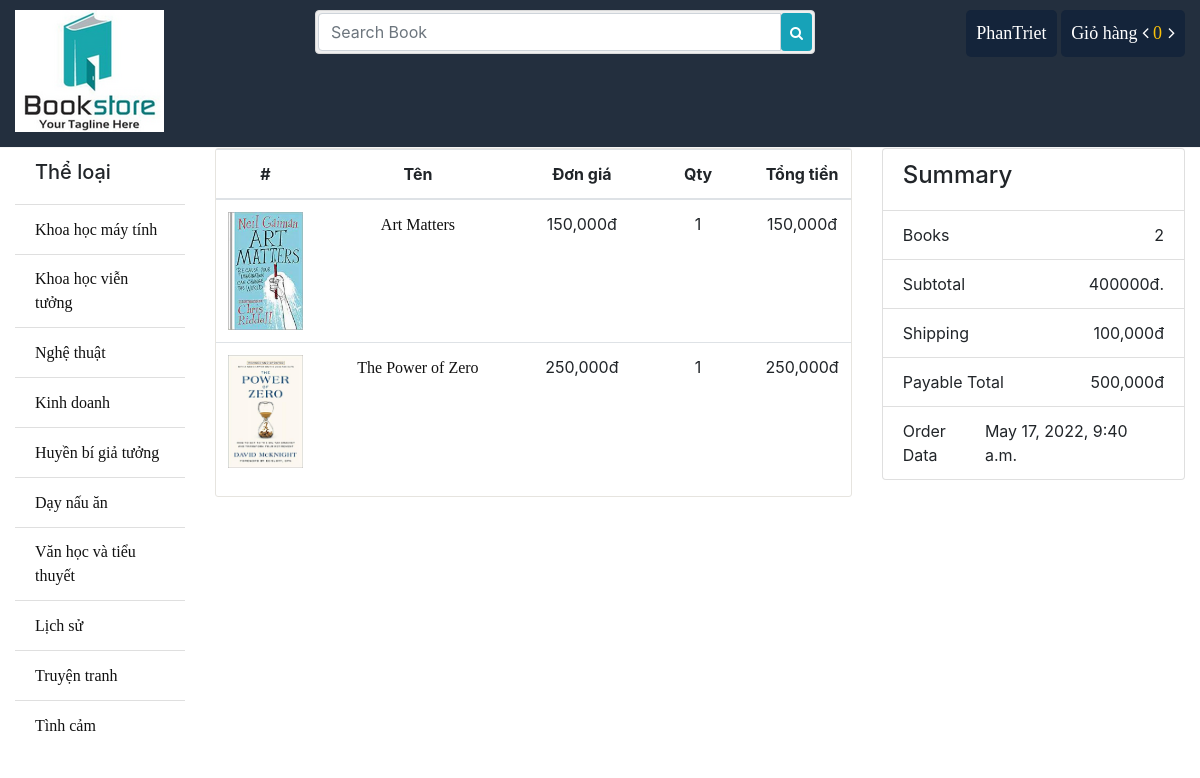
The page /order/25 (signed in) on the database its author committed.
### store/models.py (models this page shows, shortened)
class Category(models.Model):
	name = models.CharField(max_length = 100)
	slug = models.SlugField(max_length = 150, unique=True ,db_index=True)
	icon = models.FileField(upload_to = "category/")
	create_at = models.DateTimeField(auto_now_add = True)
	updated_at = models.DateTimeField(auto_now_add = True)

class Book(models.Model):
	writer = models.ForeignKey(Writer, on_delete = models.CASCADE)
	category = models.ForeignKey(Category, on_delete = models.CASCADE)
	name = models.CharField(max_length = 100)
	slug = models.SlugField(max_length=100, db_index=True)
	price = models.IntegerField()
	coverpage = models.FileField(upload_to = "coverpage/")
	bookpage = models.FileField(upload_to = "bookpage/")
	created = models.DateTimeField(auto_now_add=True)
	updated = models.DateTimeField(auto_now=True)
	totalreview = models.IntegerField(default=1)
	totalrating = models.IntegerField(default=5)
	description = models.TextField()

### order/models.py (models this page shows, shortened)
class OrderItem(models.Model):
	order = models.ForeignKey(Order, on_delete=models.CASCADE)
	book = models.ForeignKey(Book, on_delete=models.CASCADE)
	price = models.DecimalField(max_digits=10, decimal_places=2)
	quantity = models.PositiveIntegerField(default=1)

class Order(models.Model):
	customer = models.ForeignKey(User, on_delete = models.CASCADE)
	name = models.CharField(max_length=30)
	email = models.EmailField()
	phone = models.CharField(max_length=16)
	address = models.CharField(max_length=150)
	payment_method = models.CharField(max_length = 20)
	payable = models.IntegerField()
	totalbook = models.IntegerField()
	created = models.DateTimeField(auto_now_add=True)
	updated = models.DateTimeField(auto_now=True)
	paid = models.BooleanField(default=False)
	class Meta:
		ordering = ('-created', )

### order/views.py (the view)
# urls.py: path('<int:id>', views.order_details, name="order_details"),
def order_details(request, id):
	order_summary = get_object_or_404(Order, id=id)
	if order_summary.customer_id != request.user.id:
		return redirect('store:index')
	orderedItem = OrderItem.objects.filter(order_id=id)
	context = {
		"o_summary": order_summary,
		"o_item": orderedItem
	}
	return render(request, 'order/details.html', context)

### cart/cart.py (called while the page is built)
    def __len__(self):
        return sum(item['quantity'] for item in self.cart.values())

### store/context_processors.py (called while the page is built)
def sidebar(request):
	categories = Category.objects.all()
	context = {
		"cat":categories
	}
	return context

def cart(request):
	cart = Cart(request)
	context = {
		"cart": cart
	}
	return context

### store/templatetags/customfunction.py (called while the page is built)
@register.filter(name='subtotal')
def subtotal(value, args):
	return value*args

### order/templates/order/details.html
{% extends 'store/base.html' %}
{% load static %}
{% load customfunction %}
{% block container %}
			<div class="row">
				<div class="col-sm-8">
					<div class="cart_info">
					    <table class="table table-hover">
					        <thead class="text-center">
					            <tr>
					                <th scope="col">#</th>
					                <th scope="col" style="width: 250px">Tên</th>
					                <th scope="col">Đơn giá</th>
					                <th scope="col" >Qty</th>
					                <th scope="col"> Tổng tiền</th>
					            </tr>
					        </thead>
					        <tbody class="text-center">
					        	{% for item in o_item %}
					            <tr>
					                <td class="cart_coverpage"><a href=""><img src="{{ item.book.coverpage.url}}"></a></td>
					                <td><a href="{% url 'store:book' id=item.book.id %}">{{ item.book.name }}</a></td>
					                <td class="cart_quantity">{{ item.book.price }},000đ</td>
					                <td class="cart_quantity">{{ item.quantity }}</td>
					                <td>{{ item.book.price|subtotal:item.quantity }},000đ</td>
					            </tr>
					            {% endfor %}
					        </tbody>
					    </table>
					</div>
				</div>
				<div class="col-sm-4">
					<ul class="list-group">
						<li class="list-group-item d-flex justify-content-between align-items-center"><h4>Summary</h4></li>
						<li class="list-group-item d-flex justify-content-between align-items-center">Books<span>{{ o_summary.totalbook }}</span></li>
						<li class="list-group-item d-flex justify-content-between align-items-center">Subtotal<span>{{ o_summary.payable }}000đ.</span></li>
						<li class="list-group-item d-flex justify-content-between align-items-center">Shipping<span>{{100}},000đ</span></li>
						<li class="list-group-item d-flex justify-content-between align-items-center">Payable Total<span>{{ o_summary.payable|add:100 }},000đ</span></li>
						<li class="list-group-item d-flex justify-content-between align-items-center">Order Data<span>{{ o_summary.created }}</span></li>
					</ul>
				</div>
			</div>
		{% endblock %}

### store/templates/store/bin/header.html (shortened to what this page needs)
{% load static %}
<div class="header-top">
	<div class="container-fluid">
		<div class="row">
			<div class="col-sm-3">
				<div class="pull-left">
					<a href="{% url 'store:index' %}"><img src="{% static 'images/logo/logo6.png' %}" alt="" /></a>
				</div>
			</div>
			<div class="col-sm-5">
				<form action="{% url 'search:search' %}" method="GET">
					<div class="input-group search_box">
						<input type="text" class="form-control" placeholder="Search Book" name="q" value="{{search}}">
						<button class="btn btn-sm btn-info" type="submit"><i class="fa fa-search"></i></button>
					</div>
				</form>
			</div>
			<div class="col-sm-4">
				<div class="pull-right">
					<ul class="navbar-nav">
						{% if request.user.is_authenticated %}
					    <li class="dropdown profile"><a href="#">{{ request.user.username }}</a>
					    </li>
					    <li class="cart">
					    	<a href="{% url 'cart:cart_details' %}">Giỏ hàng <i class="fa fa-angle-left"></i>
					    		<span class="totalcart" id="gettotalcart"> {{ cart|length }} </span>
					    		<i class="fa fa-angle-right"></i>
					    	</a>
					    </li>
					    {% endif %}
					</ul>
				</div>
			</div>
		</div>
	</div>
</div>

### store/templates/store/bin/sidebar.html
			<ul class="list-group list-group-flush">
				<li class="list-group-item"><h5>Thể loại</h5></li>
				{% for p in cat %}
				<li class="list-group-item"><a href="{% url 'store:category' id=p.id %}">{{p.name}}</a></li>
				{% endfor %}
			</ul>

### static/css/style.css (style rules this page uses)
.header-top { border-bottom: 1px solid #f5f5f5; padding-top: 10px; padding-bottom: 15px; background: none repeat scroll 0 0 #232f3e; }
.search_box { padding: 2px; background-color: #efefef; border: 1px solid #d9d9d9; border-radius: 4px; position:absolute; width:100%; }
.navbar-nav { display: block; }
.navbar-nav li { display: inline-block; }
.navbar-nav li a { color: #fff; font-size: 18px; text-decoration: none; }
.cart, .profile { background: #14243a; padding: 10px; border-radius: 5px; }
.totalcart { color: #fac10a; margin-right:2px; }
.titleheader > h3, a { font-family: "Times New Roman", Times, serif; display: inline-block; }
ul li { list-style: none; }
.list-group li a { color: #111; }
td a { color: #111!important; }
.cart_info { border: 1px solid #E6E4DF; border-radius: 3px; margin-bottom: 20px; }
.cart_coverpage a img { max-width:75px; }
.cart_quantity { width: 130px; }

### rows shown on the page
Category: name "Khoa học máy tính"
Category: name "Khoa học viễn tưởng"
Category: name "Nghệ thuật"
Category: name "Kinh doanh"
Category: name "Huyền bí giả tưởng"
Category: name "Dạy nấu ăn"
Category: name "Văn học và tiểu thuyết"
Category: name "Lịch sử"
Category: name "Truyện tranh"
Category: name "Tình cảm"
OrderItem: book.coverpage (picture), book.name "Art Matters", book.price "150", quantity "1", book.price|subtotal "150"
OrderItem: book.coverpage (picture), book.name "The Power of Zero", book.price "250", quantity "1", book.price|subtotal "250"
Order: totalbook "2", payable "400", payable|add "500", created "May 17, 2022, 9:40 a.m."

### other values the page prints
{{ request.user.username }} "PhanTriet"
{{ cart|length }} "0"
{{ 100 }} "100"
